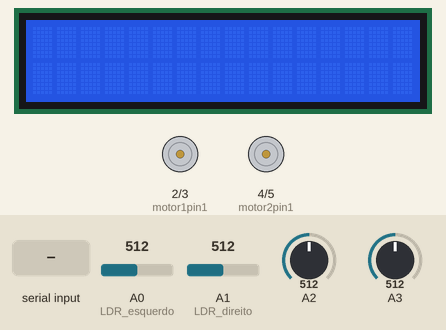
Recording of a sketch running on a simulated Arduino Uno, built with avr-gcc and run on an emulated ATmega328P. Shown: 16×2 character LCD, motor-driver pin pairs drawn as motors (green arrow = first pin HIGH = forward, orange = second pin HIGH = backward, longer = more drive). The inputs (shaded band) are chosen by the test bench; at power-on: A3 = 512, A0 (LDR_esquerdo) = 512, A1 (LDR_direito) = 512, A2 = 512. What the sketch prints to the serial monitor is not drawn.

Above: at 1.2 s.
1.3 s: "S" received over Serial
At 1.7 s:
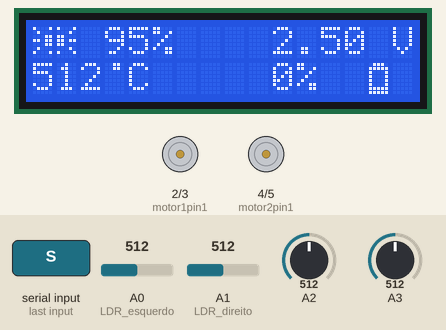
4.3 s: A3 set to 992
At 4.8 s:
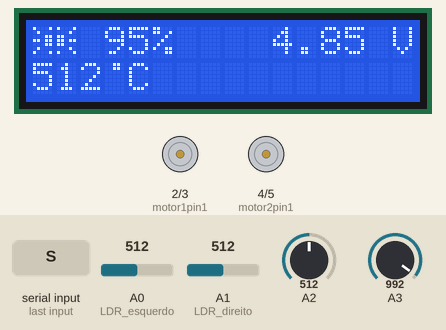
7.3 s: A0 (LDR_esquerdo) set to 560
9.2 s: A0 (LDR_esquerdo) set to 586
At 11.8 s:
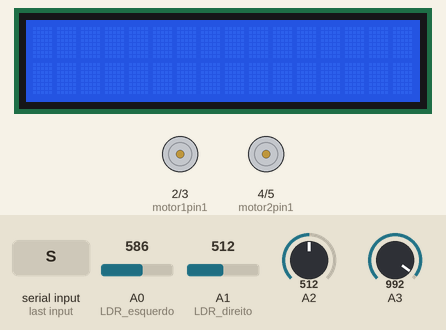
12.2 s: A1 (LDR_direito) set to 538
At 12.7 s:
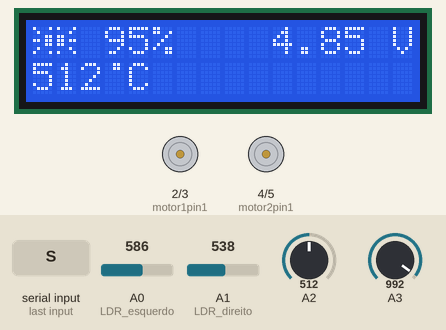
13.8 s: A1 (LDR_direito) set to 630
At 14.2 s:
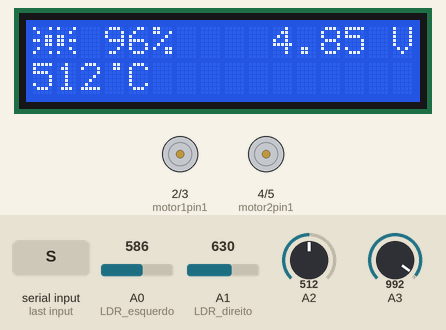
15.8 s: A1 (LDR_direito) set to 663
At 18.4 s:
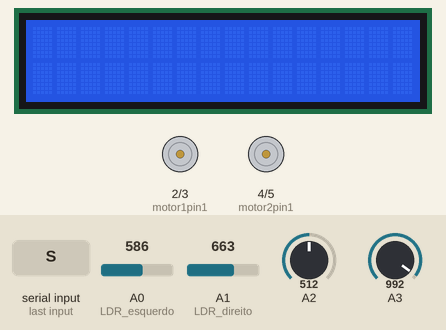
Timing chart, 0 to 19.8 s (numbered marks = the images above; inputs shaded):
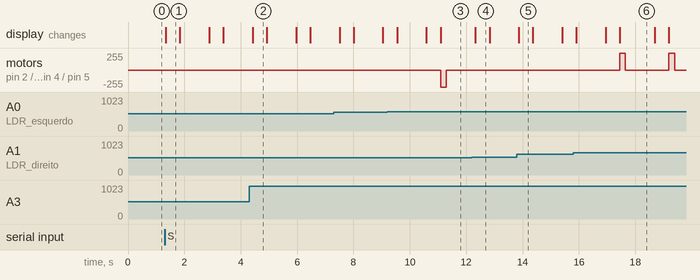

The sketch:

Codigo_Final.ino
```cpp
// C++ code
//

#include<LiquidCrystal.h>
LiquidCrystal lcd(13, 12, 9, 8, 7, 6);
// Make custom characters:
byte Degree[] = {
  B00110,
  B00110,
  B00000,
  B00000,
  B00000,
  B00000,
  B00000,
  B00000
};
byte Battery2[] = {
  B01110,
  B11111,
  B10001,
  B10001,
  B10001,
  B10001,
  B11111,
  B11111
};
byte Battery3[] = {
  B01110,
  B11111,
  B10001,
  B10001,
  B10001,
  B11111,
  B11111,
  B11111
};
byte Battery4[] = {
  B01110,
  B11111,
  B10001,
  B10001,
  B11111,
  B11111,
  B11111,
  B11111
};
byte Battery5[] = {
  B01110,
  B11111,
  B10001,
  B11111,
  B11111,
  B11111,
  B11111,
  B11111
};
byte Battery6[] = {
  B01110,
  B11111,
  B11111,
  B11111,
  B11111,
  B11111,
  B11111,
  B11111
};
byte Sun1[] = {
  B10001,
  B01000,
  B00011,
  B11011,
  B00011,
  B01000,
  B10001,
  B00000
};
byte Sun2[] = {
  B10001,
  B00010,
  B11000,
  B11011,
  B11000,
  B00010,
  B10001,
  B00000
};

char inputByte;

int motor1pin1 = 2;
int motor1pin2 = 3;

int motor2pin1 = 4;
int motor2pin2 = 5;


void setup()
{
  Serial.begin(9600);

  pinMode(A0, INPUT); //LDR esquerdo
  pinMode(A1, INPUT); //LDR direito


  pinMode(motor1pin1, OUTPUT);
  pinMode(motor1pin2, OUTPUT);
  pinMode(motor2pin1, OUTPUT);
  pinMode(motor2pin2, OUTPUT);


  // Specify the LCD's number of columns and rows:
  lcd.begin(16, 2);

  // Create a new characters:
  lcd.createChar(0, Degree);
  lcd.createChar(1, Battery2);
  lcd.createChar(2, Battery3);
  lcd.createChar(3, Battery4);
  lcd.createChar(4, Battery5);
  lcd.createChar(5, Battery6);
  lcd.createChar(6, Sun1);
  lcd.createChar(7, Sun2);

  // Clears the LCD screen:
  lcd.clear();
}


void loop()
{

  while (Serial.available() > 0) {
    inputByte = Serial.read();
    Serial.println(inputByte);

    if (inputByte == 'F') {
      digitalWrite(motor1pin1, HIGH);
      digitalWrite(motor1pin2, LOW);

      digitalWrite(motor2pin1, LOW);
      digitalWrite(motor2pin2, HIGH);

      delay(600);

      digitalWrite(motor2pin1, LOW);
      digitalWrite(motor2pin2, LOW);

      digitalWrite(motor1pin1, LOW);
      digitalWrite(motor1pin2, LOW);

    } else if (inputByte == 'B') {
      digitalWrite(motor1pin1, LOW);
      digitalWrite(motor1pin2, HIGH);

      digitalWrite(motor2pin1, HIGH);
      digitalWrite(motor2pin2, LOW);

      delay(600);

      digitalWrite(motor2pin1, LOW);
      digitalWrite(motor2pin2, LOW);

      digitalWrite(motor1pin1, LOW);
      digitalWrite(motor1pin2, LOW);

    } else if (inputByte == 'L') {
      digitalWrite(motor1pin1, HIGH);
      digitalWrite(motor1pin2, LOW);

      digitalWrite(motor2pin1, HIGH);
      digitalWrite(motor2pin2, LOW);

      delay(300);

      digitalWrite(motor2pin1, LOW);
      digitalWrite(motor2pin2, LOW);

      digitalWrite(motor1pin1, LOW);
      digitalWrite(motor1pin2, LOW);

    } else if (inputByte == 'R') {
      digitalWrite(motor2pin1, LOW);
      digitalWrite(motor2pin2, HIGH);

      digitalWrite(motor1pin1, LOW);
      digitalWrite(motor1pin2, HIGH);

      delay(300);

      digitalWrite(motor2pin1, LOW);
      digitalWrite(motor2pin2, LOW);

      digitalWrite(motor1pin1, LOW);
      digitalWrite(motor1pin2, LOW);

    } else if (inputByte == 'S') {

      while (Serial.read() != 'E' ) {

        int value1 = analogRead(A0);
        value1 = map(value1, 1023, 0, 0, 100);
        Serial.println("Valor1: ");
        Serial.print(value1);

        Serial.println(" ");

        int value2 = analogRead(A1);
        value2 = map(value2, 1023, 0, 0, 100);
        Serial.println("Valor2: ");
        Serial.print(value2);

        Serial.println(" ");


        //LDR media
        Serial.print("Luminosidade: ");
        int value = (value1 + value2) / 2;
        value = map(value, 1023, 0, 0, 100);
        Serial.print(value);
        Serial.print("%");
        Serial.println();
        Serial.println();

        if (value < 10) {
          lcd.setCursor(4, 0);
          lcd.print(value);
          lcd.setCursor(5, 0);
          lcd.print("%");
        } else if (value < 100 && value > 9) {
          lcd.setCursor(3, 0);
          lcd.print(value);
          lcd.setCursor(5, 0);
          lcd.print("%");
        } else if (value == 100) {
          lcd.setCursor(2, 0);
          lcd.print(value);
          lcd.setCursor(5, 0);
          lcd.print("%");
        }
        //pode demorar 10 milissegundos a estabilizar


        //Thermistor
        Serial.print("Temperatura: ");
        int VRT = analogRead(A2);
        Serial.print(VRT);
        Serial.print("ºC");
        Serial.println();
        Serial.println();
        Serial.println();

        if (VRT < 10) {

          lcd.setCursor(2, 1);
          lcd.print(VRT);

        } else if (VRT < 100 && VRT > 9) {

          lcd.setCursor(1, 1);
          lcd.print(VRT);

        } else {

          lcd.setCursor(0, 1);
          lcd.print(VRT);
        }


        lcd.setCursor(4, 1);
        lcd.print("C");


        lcd.setCursor(3, 1);
        lcd.write(byte(0));

        //Voltage

        Serial.print("Voltagem: ");
        float sensorValue = analogRead(A3);
        float Volt = sensorValue * (5.0 / 1023.0);
        Serial.print(Volt);
        Serial.print(" V");
        Serial.println();
        Serial.println();
        Serial.println();

        //Voltagem

        lcd.setCursor(10, 0);
        lcd.print(Volt);

        lcd.setCursor(15, 0);
        lcd.print("V");


        //Capacity and battery


        if (Volt < 3.61) {
          lcd.setCursor(10, 1);
          lcd.print("0%");
          lcd.setCursor(14, 1);
          lcd.write(byte(1));
        } else if (Volt < 3.69) {
          lcd.setCursor(10, 1);
          lcd.print("5%");
          lcd.setCursor(14, 1);
          lcd.write(byte(1));
        } else if (Volt < 3.71 && Volt > 3.69) {
          lcd.setCursor(10, 1);
          lcd.print("10%");
          lcd.setCursor(14, 1);
          lcd.write(byte(1));
        } else if (Volt < 3.73 && Volt > 3.71) {
          lcd.setCursor(10, 1);
          lcd.print("15%");
          lcd.setCursor(14, 1);
          lcd.write(byte(1));
        } else if (Volt < 3.75 && Volt > 3.73) {
          lcd.setCursor(10, 1);
          lcd.print("20%");
          lcd.setCursor(14, 1);
          lcd.write(byte(1));
        } else if (Volt < 3.77 && Volt > 3.75) {
          lcd.setCursor(10, 1);
          lcd.print("25%");
          lcd.setCursor(14, 1);
          lcd.write(byte(2));
        } else if (Volt < 3.79 && Volt > 3.77) {
          lcd.setCursor(10, 1);
          lcd.print("30%");
          lcd.setCursor(14, 1);
          lcd.write(byte(2));
        } else if (Volt < 3.80 && Volt > 3.79) {
          lcd.setCursor(10, 1);
          lcd.print("35%");
          lcd.setCursor(14, 1);
          lcd.write(byte(2));
        } else if (Volt < 3.82 && Volt > 3.80) {
          lcd.setCursor(10, 1);
          lcd.print("40%");
          lcd.setCursor(14, 1);
          lcd.write(byte(2));
        } else if (Volt < 3.84 && Volt > 3.82) {
          lcd.setCursor(10, 1);
          lcd.print("45%");
          lcd.setCursor(14, 1);
          lcd.write(byte(3));
        } else if (Volt < 3.85 && Volt > 3.84) {
          lcd.setCursor(10, 1);
          lcd.print("50%");
          lcd.setCursor(14, 1);
          lcd.write(byte(3));
        } else if (Volt < 3.87 && Volt > 3.85) {
          lcd.setCursor(10, 1);
          lcd.print("55%");
          lcd.setCursor(14, 1);
          lcd.write(byte(3));
        } else if (Volt < 3.91 && Volt > 3.87) {
          lcd.setCursor(10, 1);
          lcd.print("60%");
          lcd.setCursor(14, 1);
          lcd.write(byte(3));
        } else if (Volt < 3.95 && Volt > 3.91) {
          lcd.setCursor(10, 1);
          lcd.print("65%");
          lcd.setCursor(14, 1);
          lcd.write(byte(4));
        } else if (Volt < 3.98 && Volt > 3.95) {
          lcd.setCursor(10, 1);
          lcd.print("70%");
          lcd.setCursor(14, 1);
          lcd.write(byte(4));
        } else if (Volt < 4.02 && Volt > 3.98) {
          lcd.setCursor(10, 1);
          lcd.print("75%");
          lcd.setCursor(14, 1);
          lcd.write(byte(4));
        } else if (Volt < 4.07 && Volt > 4.02) {
          lcd.setCursor(10, 1);
          lcd.print("80%");
          lcd.setCursor(14, 1);
          lcd.write(byte(4));
        } else if (Volt < 4.11 && Volt > 4.07) {
          lcd.setCursor(10, 1);
          lcd.print("85%");
          lcd.setCursor(14, 1);
          lcd.write(byte(5));
        } else if (Volt < 4.15 && Volt > 4.11) {
          lcd.setCursor(10, 1);
          lcd.print("90%");
          lcd.setCursor(14, 1);
          lcd.write(byte(5));
        } else if (Volt < 4.20 && Volt > 4.15) {
          lcd.setCursor(10, 1);
          lcd.print("95%");
          lcd.setCursor(14, 1);
          lcd.write(byte(5));
        } else if (Volt == 4.20) {
          lcd.setCursor(10, 1);
          lcd.print("100%");
          lcd.setCursor(14, 1);
          lcd.write(byte(5));
        }


        //sun

        lcd.setCursor(0, 0);
        lcd.write(byte(6));

        lcd.setCursor(1, 0);
        lcd.write(byte(7));

        delay(500);

        lcd.clear();


        //Sistema de movimento conforme a percentagem de luminosidade:


        if ( value1 > value2 ) {
          if (value1 - value2 >= 6) {

            digitalWrite(motor1pin1, HIGH);
            digitalWrite(motor1pin2, LOW);

            digitalWrite(motor2pin1, HIGH);
            digitalWrite(motor2pin2, LOW);

            delay(200);

            digitalWrite(motor1pin1, LOW);
            digitalWrite(motor1pin2, LOW);

            digitalWrite(motor2pin1, LOW);
            digitalWrite(motor2pin2, LOW);


            Serial.print("Move-se x para a esquerda");
          } else {
            Serial.print("Nao se mexe");
          }
        } else if (value2 > value1) {
          if (value2 - value1 >= 6) {

            digitalWrite(motor2pin1, LOW);
            digitalWrite(motor2pin2, HIGH);

            digitalWrite(motor1pin1, LOW);
            digitalWrite(motor1pin2, HIGH);

            delay(200);

            digitalWrite(motor2pin1, LOW);
            digitalWrite(motor2pin2, LOW);

            digitalWrite(motor1pin1, LOW);
            digitalWrite(motor1pin2, LOW);

            Serial.print("Move-se x para a direita");
          } else {
            Serial.print("Nao se mexe");
          }
        } else if ( value1 == value2 ) {

          Serial.print("Nao se mexe");
        }

        delay(1000);

        lcd.clear();
      }

    }
  }
}
```

Measured:
- the behaviour switches between 572 and 573 on A0 (LDR_esquerdo) (found by bisection; images 2 and 3)
- the behaviour switches between 531 and 532 on A1 (LDR_direito) (found by bisection; images 3 and 4)
- the behaviour switches between 644 and 645 on A1 (LDR_direito) (found by bisection; images 5 and 6)
- after the input at 1.3 s, the display: changes at once (image 1)
- after the input at 4.3 s, the display: changes after 0.12 s (image 2)
- after the input at 9.2 s, motor on pin 2 (motor1pin1) / pin 3 (motor1pin2), motor on pin 4 (motor2pin1) / pin 5 (motor2pin2): stopped → backward 255/255 after 1.9 s, → stopped 0.20 s later
- after the input at 12.2 s, motor on pin 2 (motor1pin1) / pin 3 (motor1pin2), motor on pin 4 (motor2pin1) / pin 5 (motor2pin2): stays stopped (without the input it goes to backward 255/255 after 0.63 s)
- after the input at 13.8 s, the display: changes after 0.07 s (image 5)
- after the input at 15.8 s, motor on pin 2 (motor1pin1) / pin 3 (motor1pin2), motor on pin 4 (motor2pin1) / pin 5 (motor2pin2): alternates forward 255/255 for 0.20 s and stopped for 1.5 s, starting after 1.7 s
